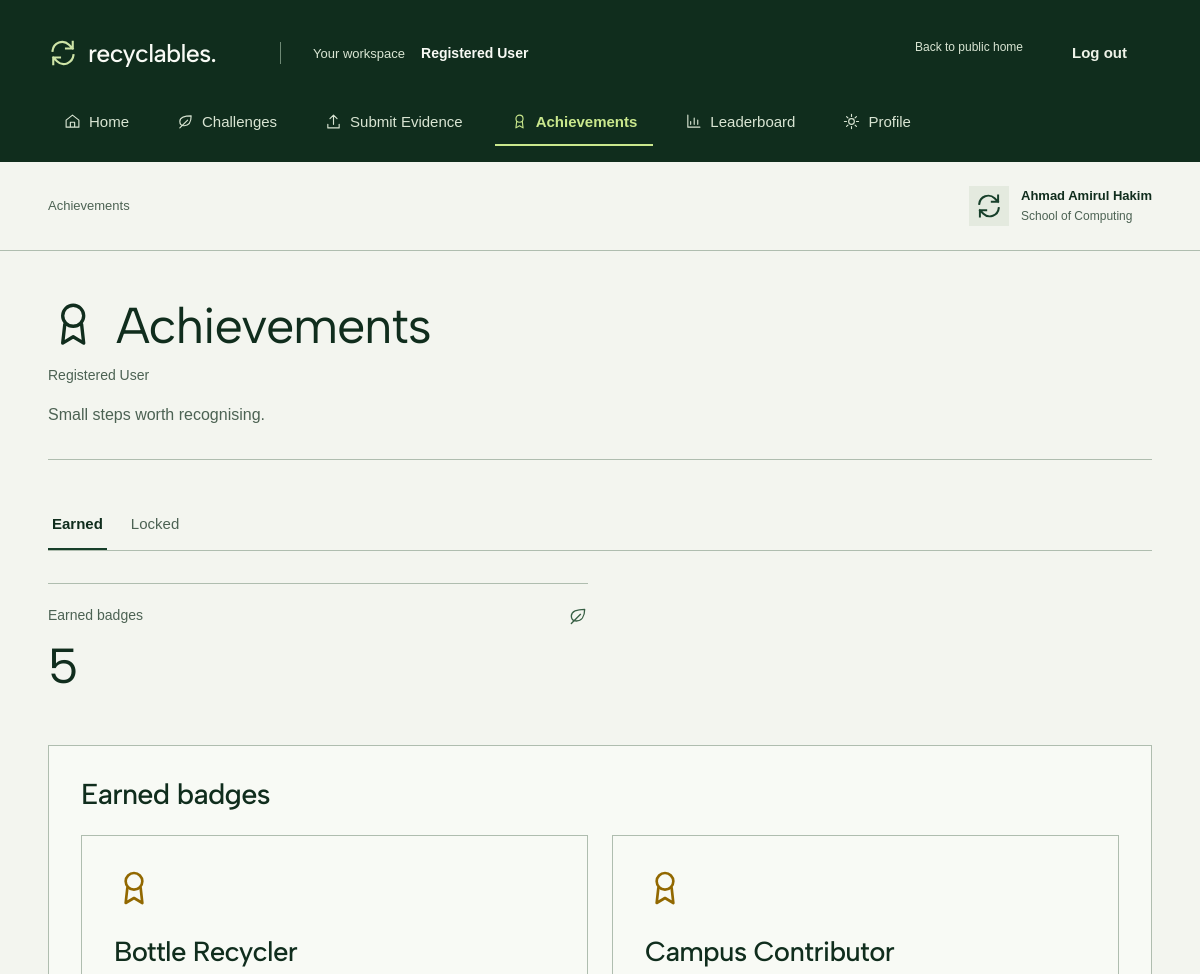
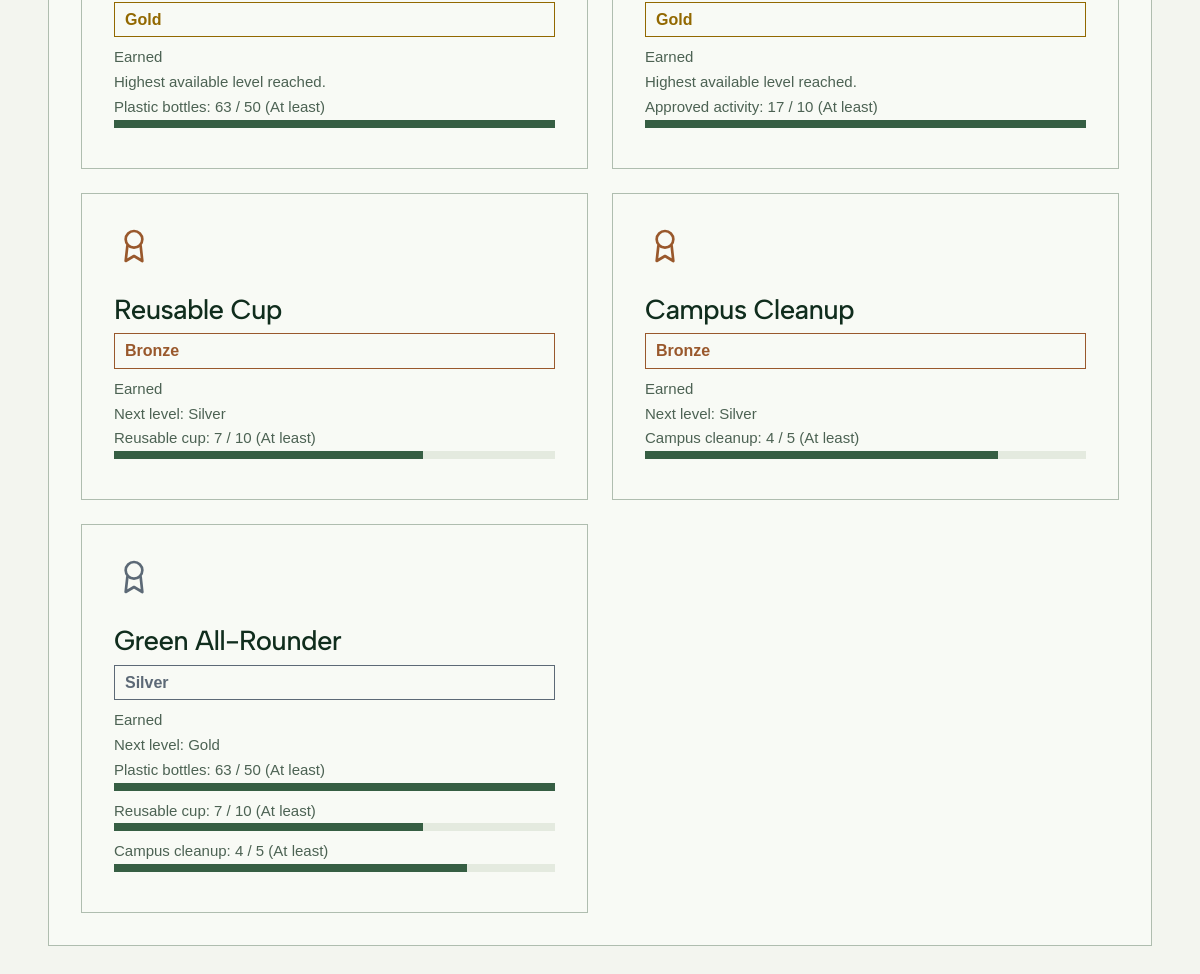
Screenshot of /user/account.php?view=achievements-earned (signed in) with the database file from the repository (2 pictures, top to bottom).
### tables this page shows
CREATE TABLE IF NOT EXISTS users (
    id INT AUTO_INCREMENT PRIMARY KEY,
    full_name VARCHAR(100) NOT NULL,
    email VARCHAR(254) NOT NULL UNIQUE,
    university_id VARCHAR(20) NOT NULL UNIQUE,
    faculty VARCHAR(100) NOT NULL,
    password VARCHAR(255) NOT NULL,
    role ENUM('user','faculty','coordinator','admin') NOT NULL DEFAULT 'user',
    status ENUM('active','suspended','inactive') NOT NULL DEFAULT 'active',
    can_join TINYINT NOT NULL DEFAULT 1,
    can_submit TINYINT NOT NULL DEFAULT 1,
    created_at TIMESTAMP NOT NULL DEFAULT CURRENT_TIMESTAMP,
    CONSTRAINT chk_academic_faculty CHECK (role NOT IN ('user','faculty') OR faculty IN ('School of Computing','School of Engineering','School of Business','School of Media')),
    CONSTRAINT chk_student_identity CHECK (role <> 'user' OR (email LIKE '%@mail.apu.edu.my' AND email REGEXP '^[^[:space:]@]+@mail[.]apu[.]edu[.]my$' AND CHAR_LENGTH(university_id)=8 AND BINARY university_id REGEXP '^TP[0-9]{6}$'))
);

CREATE TABLE IF NOT EXISTS achievements (
    id INT AUTO_INCREMENT PRIMARY KEY,
    name VARCHAR(120) NOT NULL,
    status ENUM('draft','active','archived') NOT NULL DEFAULT 'draft',
    image VARCHAR(100) NOT NULL DEFAULT ''
);

CREATE TABLE IF NOT EXISTS achievement_rules (
    id INT AUTO_INCREMENT PRIMARY KEY,
    achievement_id INT NOT NULL,
    required_count INT NOT NULL,
    item VARCHAR(80) NOT NULL,
    condition_name VARCHAR(80) NOT NULL,
    FOREIGN KEY(achievement_id) REFERENCES achievements(id) ON DELETE CASCADE
);

### includes/functions.php (called while the page is built, shortened)
<?php
function e($value) {
    return htmlspecialchars((string)$value, ENT_QUOTES, 'UTF-8');
}
function query($sql, $values = []) {
    global $conn;
    $stmt = mysqli_prepare($conn, $sql);
    if ($values) mysqli_stmt_bind_param($stmt, str_repeat('s', count($values)), ...$values);
    mysqli_stmt_execute($stmt);
    return $stmt;
}
function rows($sql, $values = []) {
    return mysqli_fetch_all(mysqli_stmt_get_result(query($sql, $values)), MYSQLI_ASSOC);
}
function one($sql, $values = []) {
    $records = rows($sql, $values);
    return $records[0] ?? null;
}

### includes/bootstrap.php (called while the page is built, shortened)
<?php
require_once __DIR__ . '/routes.php';
require_once __DIR__ . '/functions.php';
try {
    if (isset($_SESSION['user_id'])) {
        $user = one('SELECT * FROM users WHERE id = ? AND status = ?', [$_SESSION['user_id'], 'active']);
    }
} catch (mysqli_sql_exception $exception) {
    error_log($exception->getMessage());
    http_response_code(503);
    exit('Database unavailable. Start MySQL in XAMPP, run the supplied setup SQL in phpMyAdmin, and check includes/config.php.');
}

### includes/data.php (called while the page is built, shortened)
<?php
$section = basename($page, '.php');
$role = $user['role'] ?? '';
$uid = $user['id'] ?? 0;
function achievement_progress($achievement_id, $user_id, $faculty_name = null) {
    $rules = rows('SELECT * FROM achievement_rules WHERE achievement_id=?',[$achievement_id]);
    $earned = count($rules)>0;
    foreach ($rules as &$rule) {
        $item = $rule['item'] === 'Approved activity' ? '' : $rule['item'];
        $measure = in_array($rule['item'],['Plastic bottles','Reusable cup'],true) ? 'COALESCE(SUM(s.quantity),0)' : 'COUNT(*)';
        $join = $faculty_name === null ? '' : ' JOIN users u ON u.id=s.user_id';
        $scope = $faculty_name === null ? 's.user_id=?' : "u.faculty=? AND u.role='user'";
        $sql="SELECT " . $measure . " AS total FROM submissions s JOIN challenges c ON c.id=s.challenge_id" . $join . " WHERE " . $scope . " AND s.status='approved'";
        $params=[$faculty_name ?? $user_id];
        if ($item !== '') { $sql.=' AND c.tracked_item=?'; $params[]=$item; }
        $rule['progress']=(int)one($sql,$params)['total'];
        $met=$rule['condition_name'] === 'Exactly' ? $rule['progress'] === (int)$rule['required_count'] : $rule['progress'] >= (int)$rule['required_count'];
        $earned=$earned && $met;
    }
    $campaign_badge=$faculty_name === null ? one('SELECT * FROM user_achievements WHERE user_id=? AND achievement_id=?',[$user_id,$achievement_id]) : null;
    return ['earned'=>$earned || (bool)$campaign_badge,'rules'=>$rules];
}
require_once __DIR__.'/badges.php';

### includes/routes.php (called while the page is built, shortened)
<?php
function screen_page($screens,$default) {
    $view=$_GET['view'] ?? $default;
    return $screens[$view];
}

### includes/badges.php (called while the page is built, shortened)
<?php
function badge_rank($tier) {
    return ['bronze'=>1,'silver'=>2,'gold'=>3][$tier] ?? 0;
}
function highest_badges($badges) {
    $families=[];
    foreach($badges as $badge) {
        $key=$badge['family_key'] ?: 'single-'.$badge['id'];
        $families[$key][]=$badge;
    }
    $cards=[];
    foreach($families as $levels) {
        usort($levels,fn($a,$b)=>badge_rank($a['tier'])<=>badge_rank($b['tier']) ?: $a['id']<=>$b['id']);
        $chosen=0;$earned=false;
        foreach($levels as $index=>$level) {
            if($level['progress']['earned']) {$chosen=$index;$earned=true;}
        }
        $next=$earned ? ($levels[$chosen+1] ?? null) : $levels[0];
        $cards[]=['badge'=>$levels[$chosen],'progress'=>$levels[$chosen]['progress'],'earned'=>$earned,'next_badge'=>$next,'next_progress'=>$next['progress'] ?? null];
    }
    return $cards;
}
function badge_collection($user_id,$faculty_name=null) {
    $badges=rows("SELECT * FROM achievements WHERE status='active' ORDER BY id");
    foreach($badges as &$badge) {
        $badge['progress']=achievement_progress($badge['id'],$user_id,$faculty_name);
    }
    return highest_badges($badges);
}
function tier_label($badge) {
    return empty($badge['family_key']) ? '' : ucfirst($badge['tier']);
}

### includes/metrics.php (called while the page is built, shortened)
<?php
function metric($label) {
    global $uid,$role,$faculty;
    $label=strtolower($label);
    if (str_contains($label,'badge') || str_contains($label,'achievement')) {
        return count(array_filter(badge_collection($uid,$role==='faculty' ? $faculty : null),fn($card)=>$card['earned']));
    }
    return '—';
}

### includes/achievements.php (the view, shortened to what this page needs)
<?php
$is_faculty=$role==='faculty';
if($role==='admin') {
    $cards=[];
    foreach(rows('SELECT * FROM achievements ORDER BY family_key,tier,id') as $badge) {
        $progress=achievement_progress($badge['id'],$uid);
        $cards[]=['badge'=>$badge,'progress'=>$progress,'earned'=>$progress['earned'],'next_badge'=>null,'next_progress'=>null];
    }
} else {$cards=badge_collection($uid,$is_faculty ? $faculty : null);}
foreach($cards as $card) {
    $badge=$card['badge'];$progress=$card['progress'];$earned=$card['earned'];
    $next=$card['next_badge'];
    $rules=$earned && $next ? $card['next_progress']['rules'] : $progress['rules'];
    $tier=tier_label($badge);
?>
<article class="badge-card <?= $tier ? 'tier-'.e($badge['tier']) : '' ?> <?= !$earned && $role!=='admin' ? 'is-locked' : '' ?>" data-record data-badge-family="<?= e($badge['family_key']) ?>" data-badge-tier="<?= e($badge['tier']) ?>">
  <?php if($badge['image']): ?><img src="<?= e($base) ?>/file.php?type=achievement&amp;id=<?= (int)$badge['id'] ?>" alt="" width="80" height="80"><?php else: ?><svg class="heading-icon badge-symbol" aria-hidden="true" viewBox="0 0 24 24"><circle cx="12" cy="8" r="5"></circle><path d="m8 12-1 9 5-3 5 3-1-9"></path></svg><?php endif; ?>
  <h3><?= e($badge['name']) ?></h3>
  <?php if($tier): ?><span class="badge-tier"><?= e($tier) ?></span><?php endif; ?>
  <p><?= $role==='admin' ? e($badge['status']) : ($earned ? ($is_faculty ? 'Faculty target met' : 'Earned') : 'In progress') ?></p>
  <?php if($role!=='admin' && $earned && $next): ?><p class="field-hint">Next level: <?= e(tier_label($next)) ?></p><?php endif; ?>
  <?php if($role!=='admin' && $earned && !$next && $tier): ?><p class="field-hint">Highest available level reached.</p><?php endif; ?>
  <?php foreach($rules as $rule): ?>
  <p><?= e($rule['item']) ?>: <?= (int)$rule['progress'] ?> / <?= (int)$rule['required_count'] ?> (<?= e($rule['condition_name']) ?>)</p>
  <?php if($role!=='admin'): ?><progress value="<?= min((int)$rule['progress'],(int)$rule['required_count']) ?>" max="<?= max(1,(int)$rule['required_count']) ?>" aria-label="<?= e($badge['name'].' '.$rule['item']) ?>">Progress</progress><?php endif; ?>
  <?php endforeach; ?>
</article>
<?php }

### includes/layout.php (shortened to what this page needs)
<?php
function page_start($title,$location,$dialog=false) {
    global $user,$base,$role,$section;
?>
<!DOCTYPE html>
<html lang="en" class="workspace-page">
<head>
  <link rel="stylesheet" href="../styles.css">
  <link rel="stylesheet" href="../assets/finishing.css?v=tiers-1">
</head>
<body<?= $dialog ? '' : ' class="app-shell"' ?>>
<?php switch($role) {
case 'user': ?>
<aside class="app-sidebar" aria-label="Registered User workspace">
      <a class="brand" href="../index.php">
        <img src="../assets/brand-mark.svg" alt="" width="32" height="32">
        <span>recyclables.</span>
      </a>
      <div class="sidebar-context">
        <span class="eyebrow">Your workspace</span>
        <strong>Registered User</strong>
      </div>
      <nav class="sidebar-nav" aria-label="Workspace navigation">
        <a class="sidebar-link<?= $section === 'home' ? ' is-active' : '' ?>" href="../user/home.php?view=overview">
          <svg class="icon" aria-hidden="true" viewbox="0 0 24 24">
            <path d="m3 10 9-7 9 7v10H3V10Zm6 10v-7h6v7"></path>
          </svg>
          <span>Home</span>
        </a>
        <a class="sidebar-link<?= str_starts_with($section, 'challenges') ? ' is-active' : '' ?>" href="../user/challenges.php?view=challenges-browse">
          <svg class="icon" aria-hidden="true" viewbox="0 0 24 24">
            <path d="M20 4c0 9-4 14-10 14-4 0-6-2-6-6C4 6 11 4 20 4Z"></path>
            <path d="m4 21 11-11"></path>
          </svg>
          <span>Challenges</span>
        </a>
        <a class="sidebar-link<?= str_starts_with($section, 'submit') ? ' is-active' : '' ?>" href="../user/evidence.php?view=submit-evidence-new-submission">
          <svg class="icon" aria-hidden="true" viewbox="0 0 24 24">
            <path d="M12 16V3m-5 5 5-5 5 5M4 16v5h16v-5"></path>
          </svg>
          <span>Submit Evidence</span>
        </a>
        <a class="sidebar-link<?= str_starts_with($section, 'achievements') ? ' is-active' : '' ?>" href="../user/account.php?view=achievements-earned">
          <svg class="icon" aria-hidden="true" viewbox="0 0 24 24">
            <circle cx="12" cy="8" r="5"></circle>
            <path d="m8 12-1 9 5-3 5 3-1-9"></path>
          </svg>
          <span>Achievements</span>
        </a>
        <a class="sidebar-link<?= str_starts_with($section, 'leaderboard') ? ' is-active' : '' ?>" href="../user/account.php?view=leaderboard-individual-ranking">
          <svg class="icon" aria-hidden="true" viewbox="0 0 24 24">
            <path d="M4 3v17h17M8 16v-4m5 4V7m5 9v-6"></path>
          </svg>
          <span>Leaderboard</span>
        </a>
        <a class="sidebar-link<?= str_starts_with($section, 'profile') ? ' is-active' : '' ?>" href="../user/account.php?view=profile-profile">
          <svg class="icon" aria-hidden="true" viewbox="0 0 24 24">
            <circle cx="12" cy="12" r="4"></circle>
            <path d="M12 2v3m0 14v3M2 12h3m14 0h3M5 5l2 2m10 10 2 2M5 19l2-2M17 7l2-2"></path>
          </svg>
          <span>Profile</span>
        </a>
      </nav>
      <div class="sidebar-bottom">
        <a class="sidebar-back" href="../index.php">Back to public home</a>
      <form method="post"><?php echo csrf_field(); ?><input type="hidden" name="action" value="logout"><button class="button button--quiet" type="submit">Log out</button></form></div>
    </aside>
<?php break;
case 'faculty': ?>
<?php break;
} ?>
<header class="workspace-header">
  <span class="workspace-location"><?= e($location) ?></span>
  <div class="account-chip">
    <img class="avatar" src="../assets/brand-mark.svg" alt="" width="32" height="32">
    <div><strong><?= e($user['full_name']) ?></strong><span><?= e($user['faculty']) ?></span></div>
  </div>
</header>
<?php }
function page_end() { ?>
</body>
</html>
<?php }
function section_icon($name) {
    $paths=[
        'home'=>'m3 10 9-7 9 7v10H3V10Zm6 10v-7h6v7',
        'challenges'=>'M20 4c0 9-4 14-10 14-4 0-6-2-6-6C4 6 11 4 20 4ZM4 21l11-11',
        'submissions'=>'m5 12 4 4L19 6',
        'campaigns'=>'M3 5h18v16H3zM7 3v4m10-4v4M3 11h18',
        'reports'=>'M5 3h9l5 5v13H5V3Zm9 0v5h5M8 12h8m-8 4h8',
        'users'=>'M9 11a4 4 0 1 0 0-8 4 4 0 0 0 0 8ZM2 21v-3a7 7 0 0 1 14 0v3M17 4a4 4 0 0 1 0 8m3 9v-3',
        'achievements'=>'M12 13a5 5 0 1 0 0-10 5 5 0 0 0 0 10Zm-4-1-1 9 5-3 5 3-1-9',
        'announcements'=>'m3 10 17-6v15L3 14v-4Zm4 5 2 6h4l-2-5',
        'analytics'=>'M4 3v17h17M8 16v-4m5 4V7m5 9v-6',
        'profile'=>'M12 13a5 5 0 1 0 0-10 5 5 0 0 0 0 10ZM3 22a9 9 0 0 1 18 0'
    ];
    $name=strtolower($name);
    return '<svg class="heading-icon" aria-hidden="true" viewBox="0 0 24 24"><path d="'.($paths[$name] ?? $paths['home']).'"></path></svg>';
}

### assets/finishing.css (style rules this page uses)
.heading-icon { display:inline-block;width:1em;height:1em;vertical-align:-.12em;margin-right:.35em;fill:none;stroke:currentColor;stroke-width:1.6;stroke-linecap:round;stroke-linejoin:round }
.badge-symbol { width:40px;height:40px;margin-bottom:12px;color:#405d46 }
.account-chip .avatar { padding:6px;box-sizing:border-box }
.sidebar-bottom button { color:#eef3e8 }
.badge-tier { display:inline-block;border:1px solid currentColor;padding:4px 10px;margin:0 0 8px;font-weight:600 }
.tier-bronze .badge-tier,.tier-bronze .badge-symbol { color:#99582c }
.tier-silver .badge-tier,.tier-silver .badge-symbol { color:#5c6976 }
.tier-gold .badge-tier,.tier-gold .badge-symbol { color:#926800 }
.badge-card progress { width:100%;margin-bottom:8px }

### rows the page displays
users: full_name "Ahmad Amirul Hakim", faculty "School of Computing"
achievements: name "Bottle Recycler", tier "Gold", shows "Highest available level reached."
achievement_rules: item "Plastic bottles", progress "63", required_count "50", condition_name "At least"
achievements: name "Campus Contributor", tier "Gold", shows "Highest available level reached."
achievement_rules: item "Approved activity", progress "17", required_count "10", condition_name "At least"
achievements: name "Reusable Cup", tier "Bronze"
achievements: tier_label($next) "Silver"
achievement_rules: item "Reusable cup", progress "7", required_count "10", condition_name "At least"
achievements: name "Campus Cleanup", tier "Bronze"
achievements: tier_label($next) "Silver"
achievement_rules: item "Campus cleanup", progress "4", required_count "5", condition_name "At least"
achievements: name "Green All-Rounder", tier "Silver"
achievements: tier_label($next) "Gold"
achievement_rules: item "Plastic bottles", progress "63", required_count "50", condition_name "At least"
achievement_rules: item "Reusable cup", progress "7", required_count "10", condition_name "At least"
achievement_rules: item "Campus cleanup", progress "4", required_count "5", condition_name "At least"

### other values shown
$location "Achievements"
metric('Earned badges') "5"
